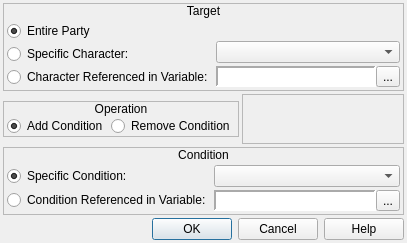
<?xml version="1.0" encoding="UTF-8"?>
<ui version="4.0">
 <class>ConfigureEvent_ChangeCharacterCondition</class>
 <widget class="QDialog" name="ConfigureEvent_ChangeCharacterCondition">
  <property name="geometry">
   <rect>
    <x>0</x>
    <y>0</y>
    <width>407</width>
    <height>243</height>
   </rect>
  </property>
  <property name="windowTitle">
   <string>Change Character Condition</string>
  </property>
  <property name="windowIcon">
   <iconset resource="gui_icons.qrc">
    <normaloff>:/icons/openrpgmaker.png</normaloff>:/icons/openrpgmaker.png</iconset>
  </property>
  <property name="styleSheet">
   <string notr="true">.QFrame
{
	border-width: 1px;
	border-style: solid;
	border-color: palette(window-text);
}

.QFrame&gt;QLabel
{
	border-width: 0px;
	background-color: palette(window-text);
	color: palette(window);
	font-weight: bold;
}

.QFrame&gt;QCheckBox
{
	background-color: palette(window-text);
	border-width: 0px;
	border-style: none;
	color: palette(window);
	spacing: 3px;
	font-weight: bold;
	padding: 0px 0px 0px 3px;
}

.QFrame&gt;QCheckBox::indicator
{
	min-width: 8px;
	max-width: 8px;
	min-height: 8px;
	max-height: 8px;
	width: 8px;
	height: 8px;
	border-width: 2px;
	border-radius: 0px;
	border-style: ridge;
	border-color: palette(mid);
}

.QFrame&gt;QCheckBox::indicator:unchecked
{
	background-color: palette(base);
}

.QFrame&gt;QCheckBox::indicator:checked
{
	background-color: palette(window-text);
}

.QFrame&gt;QCheckBox::indicator:hover
{
	border-color: palette(highlight);
}</string>
  </property>
  <layout class="QVBoxLayout" name="verticalLayout_7">
   <property name="spacing">
    <number>3</number>
   </property>
   <property name="margin">
    <number>3</number>
   </property>
   <item>
    <widget class="QFrame" name="frame">
     <property name="sizePolicy">
      <sizepolicy hsizetype="Preferred" vsizetype="Fixed">
       <horstretch>0</horstretch>
       <verstretch>0</verstretch>
      </sizepolicy>
     </property>
     <property name="frameShape">
      <enum>QFrame::StyledPanel</enum>
     </property>
     <property name="frameShadow">
      <enum>QFrame::Raised</enum>
     </property>
     <layout class="QVBoxLayout" name="verticalLayout">
      <property name="spacing">
       <number>0</number>
      </property>
      <property name="margin">
       <number>0</number>
      </property>
      <item>
       <widget class="QLabel" name="label">
        <property name="sizePolicy">
         <sizepolicy hsizetype="Preferred" vsizetype="Fixed">
          <horstretch>0</horstretch>
          <verstretch>0</verstretch>
         </sizepolicy>
        </property>
        <property name="text">
         <string>Target</string>
        </property>
        <property name="alignment">
         <set>Qt::AlignCenter</set>
        </property>
       </widget>
      </item>
      <item>
       <widget class="QWidget" name="widget" native="true">
        <layout class="QHBoxLayout" name="horizontalLayout">
         <property name="spacing">
          <number>3</number>
         </property>
         <property name="margin">
          <number>3</number>
         </property>
         <item>
          <widget class="QWidget" name="widget_11" native="true">
           <layout class="QVBoxLayout" name="verticalLayout_2">
            <property name="spacing">
             <number>3</number>
            </property>
            <property name="margin">
             <number>0</number>
            </property>
            <item>
             <widget class="QRadioButton" name="rbEntireParty">
              <property name="text">
               <string>Entire Party</string>
              </property>
              <property name="checked">
               <bool>true</bool>
              </property>
             </widget>
            </item>
            <item>
             <widget class="QRadioButton" name="rbSpecificCharacter">
              <property name="text">
               <string>Specific Character:</string>
              </property>
             </widget>
            </item>
            <item>
             <widget class="QRadioButton" name="rbReferencedCharacter">
              <property name="text">
               <string>Character Referenced in Variable:</string>
              </property>
             </widget>
            </item>
           </layout>
          </widget>
         </item>
         <item>
          <widget class="QWidget" name="widget_2" native="true">
           <layout class="QVBoxLayout" name="verticalLayout_3">
            <property name="spacing">
             <number>3</number>
            </property>
            <property name="margin">
             <number>0</number>
            </property>
            <item>
             <widget class="QWidget" name="widget_3" native="true"/>
            </item>
            <item>
             <widget class="QComboBox" name="cboxCharacters"/>
            </item>
            <item>
             <widget class="QWidget" name="wCharacterVariable" native="true">
              <layout class="QHBoxLayout" name="horizontalLayout_36">
               <property name="spacing">
                <number>0</number>
               </property>
               <property name="margin">
                <number>0</number>
               </property>
               <item>
                <widget class="QLabel" name="lblCharacterVariable">
                 <property name="sizePolicy">
                  <sizepolicy hsizetype="Preferred" vsizetype="Preferred">
                   <horstretch>0</horstretch>
                   <verstretch>0</verstretch>
                  </sizepolicy>
                 </property>
                 <property name="minimumSize">
                  <size>
                   <width>150</width>
                   <height>0</height>
                  </size>
                 </property>
                 <property name="font">
                  <font>
                   <family>Monospace</family>
                  </font>
                 </property>
                 <property name="styleSheet">
                  <string notr="true">background-color: palette(base);</string>
                 </property>
                 <property name="frameShape">
                  <enum>QFrame::Panel</enum>
                 </property>
                 <property name="frameShadow">
                  <enum>QFrame::Sunken</enum>
                 </property>
                 <property name="lineWidth">
                  <number>2</number>
                 </property>
                 <property name="text">
                  <string/>
                 </property>
                </widget>
               </item>
               <item>
                <widget class="QToolButton" name="bBrowseCharacterVariables">
                 <property name="text">
                  <string>...</string>
                 </property>
                 <property name="icon">
                  <iconset resource="gui_icons.qrc">
                   <normaloff>:/icons/fileopen.png</normaloff>:/icons/fileopen.png</iconset>
                 </property>
                </widget>
               </item>
              </layout>
             </widget>
            </item>
           </layout>
          </widget>
         </item>
        </layout>
       </widget>
      </item>
     </layout>
    </widget>
   </item>
   <item>
    <widget class="QWidget" name="widget_8" native="true">
     <layout class="QHBoxLayout" name="horizontalLayout_4">
      <property name="spacing">
       <number>3</number>
      </property>
      <property name="margin">
       <number>0</number>
      </property>
      <item>
       <widget class="QFrame" name="frame_3">
        <property name="sizePolicy">
         <sizepolicy hsizetype="Preferred" vsizetype="Fixed">
          <horstretch>0</horstretch>
          <verstretch>0</verstretch>
         </sizepolicy>
        </property>
        <property name="frameShape">
         <enum>QFrame::StyledPanel</enum>
        </property>
        <property name="frameShadow">
         <enum>QFrame::Raised</enum>
        </property>
        <layout class="QVBoxLayout" name="verticalLayout_8">
         <property name="spacing">
          <number>0</number>
         </property>
         <property name="margin">
          <number>0</number>
         </property>
         <item>
          <widget class="QLabel" name="label_3">
           <property name="sizePolicy">
            <sizepolicy hsizetype="Preferred" vsizetype="Fixed">
             <horstretch>0</horstretch>
             <verstretch>0</verstretch>
            </sizepolicy>
           </property>
           <property name="text">
            <string>Operation</string>
           </property>
           <property name="alignment">
            <set>Qt::AlignCenter</set>
           </property>
          </widget>
         </item>
         <item>
          <widget class="QWidget" name="widget_4" native="true">
           <layout class="QHBoxLayout" name="horizontalLayout_2">
            <property name="spacing">
             <number>3</number>
            </property>
            <property name="leftMargin">
             <number>3</number>
            </property>
            <property name="topMargin">
             <number>0</number>
            </property>
            <property name="rightMargin">
             <number>3</number>
            </property>
            <property name="bottomMargin">
             <number>0</number>
            </property>
            <item>
             <widget class="QRadioButton" name="rbAddCondition">
              <property name="text">
               <string>Add Condition</string>
              </property>
              <property name="checked">
               <bool>true</bool>
              </property>
             </widget>
            </item>
            <item>
             <widget class="QRadioButton" name="rbRemoveCondition">
              <property name="text">
               <string>Remove Condition</string>
              </property>
             </widget>
            </item>
           </layout>
          </widget>
         </item>
        </layout>
       </widget>
      </item>
      <item>
       <widget class="QFrame" name="frame_4">
        <property name="frameShape">
         <enum>QFrame::StyledPanel</enum>
        </property>
        <property name="frameShadow">
         <enum>QFrame::Raised</enum>
        </property>
       </widget>
      </item>
     </layout>
    </widget>
   </item>
   <item>
    <widget class="QFrame" name="frame_2">
     <property name="frameShape">
      <enum>QFrame::StyledPanel</enum>
     </property>
     <property name="frameShadow">
      <enum>QFrame::Raised</enum>
     </property>
     <layout class="QVBoxLayout" name="verticalLayout_4">
      <property name="spacing">
       <number>0</number>
      </property>
      <property name="margin">
       <number>0</number>
      </property>
      <item>
       <widget class="QLabel" name="label_2">
        <property name="sizePolicy">
         <sizepolicy hsizetype="Preferred" vsizetype="Fixed">
          <horstretch>0</horstretch>
          <verstretch>0</verstretch>
         </sizepolicy>
        </property>
        <property name="text">
         <string>Condition</string>
        </property>
        <property name="alignment">
         <set>Qt::AlignCenter</set>
        </property>
       </widget>
      </item>
      <item>
       <widget class="QWidget" name="widget_5" native="true">
        <layout class="QHBoxLayout" name="horizontalLayout_3">
         <property name="spacing">
          <number>3</number>
         </property>
         <property name="margin">
          <number>3</number>
         </property>
         <item>
          <widget class="QWidget" name="widget_6" native="true">
           <layout class="QVBoxLayout" name="verticalLayout_5">
            <property name="spacing">
             <number>3</number>
            </property>
            <property name="margin">
             <number>0</number>
            </property>
            <item>
             <widget class="QRadioButton" name="rbSpecificCondition">
              <property name="sizePolicy">
               <sizepolicy hsizetype="Fixed" vsizetype="Fixed">
                <horstretch>0</horstretch>
                <verstretch>0</verstretch>
               </sizepolicy>
              </property>
              <property name="text">
               <string>Specific Condition:</string>
              </property>
              <property name="checked">
               <bool>true</bool>
              </property>
             </widget>
            </item>
            <item>
             <widget class="QRadioButton" name="rbReferencedCondition">
              <property name="sizePolicy">
               <sizepolicy hsizetype="Fixed" vsizetype="Fixed">
                <horstretch>0</horstretch>
                <verstretch>0</verstretch>
               </sizepolicy>
              </property>
              <property name="text">
               <string>Condition Referenced in Variable:</string>
              </property>
             </widget>
            </item>
           </layout>
          </widget>
         </item>
         <item>
          <widget class="QWidget" name="widget_7" native="true">
           <layout class="QVBoxLayout" name="verticalLayout_6">
            <property name="spacing">
             <number>3</number>
            </property>
            <property name="margin">
             <number>0</number>
            </property>
            <item>
             <widget class="QComboBox" name="cboxConditions"/>
            </item>
            <item>
             <widget class="QWidget" name="wConditionVariable" native="true">
              <layout class="QHBoxLayout" name="horizontalLayout_37">
               <property name="spacing">
                <number>0</number>
               </property>
               <property name="margin">
                <number>0</number>
               </property>
               <item>
                <widget class="QLabel" name="lblConditionVariable">
                 <property name="sizePolicy">
                  <sizepolicy hsizetype="Preferred" vsizetype="Preferred">
                   <horstretch>0</horstretch>
                   <verstretch>0</verstretch>
                  </sizepolicy>
                 </property>
                 <property name="minimumSize">
                  <size>
                   <width>150</width>
                   <height>0</height>
                  </size>
                 </property>
                 <property name="font">
                  <font>
                   <family>Monospace</family>
                  </font>
                 </property>
                 <property name="styleSheet">
                  <string notr="true">background-color: palette(base);</string>
                 </property>
                 <property name="frameShape">
                  <enum>QFrame::Panel</enum>
                 </property>
                 <property name="frameShadow">
                  <enum>QFrame::Sunken</enum>
                 </property>
                 <property name="lineWidth">
                  <number>2</number>
                 </property>
                 <property name="text">
                  <string/>
                 </property>
                </widget>
               </item>
               <item>
                <widget class="QToolButton" name="bBrowseConditionVariables">
                 <property name="text">
                  <string>...</string>
                 </property>
                 <property name="icon">
                  <iconset resource="gui_icons.qrc">
                   <normaloff>:/icons/fileopen.png</normaloff>:/icons/fileopen.png</iconset>
                 </property>
                </widget>
               </item>
              </layout>
             </widget>
            </item>
           </layout>
          </widget>
         </item>
        </layout>
       </widget>
      </item>
     </layout>
    </widget>
   </item>
   <item>
    <widget class="QDialogButtonBox" name="buttonBox">
     <property name="orientation">
      <enum>Qt::Horizontal</enum>
     </property>
     <property name="standardButtons">
      <set>QDialogButtonBox::Cancel|QDialogButtonBox::Help|QDialogButtonBox::Ok</set>
     </property>
    </widget>
   </item>
  </layout>
 </widget>
 <resources>
  <include location="gui_icons.qrc"/>
 </resources>
 <connections>
  <connection>
   <sender>buttonBox</sender>
   <signal>accepted()</signal>
   <receiver>ConfigureEvent_ChangeCharacterCondition</receiver>
   <slot>accept()</slot>
   <hints>
    <hint type="sourcelabel">
     <x>248</x>
     <y>254</y>
    </hint>
    <hint type="destinationlabel">
     <x>157</x>
     <y>274</y>
    </hint>
   </hints>
  </connection>
  <connection>
   <sender>buttonBox</sender>
   <signal>rejected()</signal>
   <receiver>ConfigureEvent_ChangeCharacterCondition</receiver>
   <slot>reject()</slot>
   <hints>
    <hint type="sourcelabel">
     <x>316</x>
     <y>260</y>
    </hint>
    <hint type="destinationlabel">
     <x>286</x>
     <y>274</y>
    </hint>
   </hints>
  </connection>
 </connections>
</ui>
